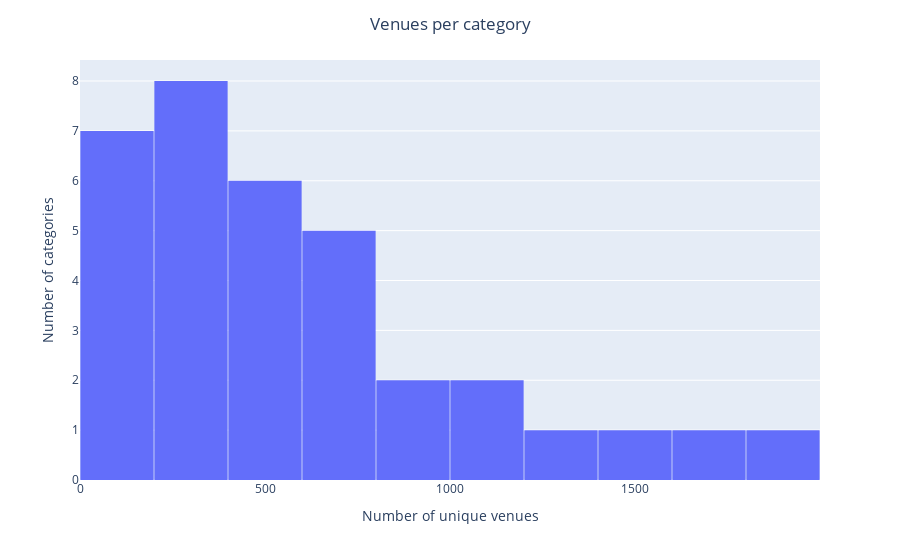

Notebook code for this chart:
### Code cell
# Plot histogram
fig = px.histogram(
    x = venues_per_cat,
    nbins  = 10,
    #// histnorm = 'percent',
    #// cumulative = True,
    template = 'plotly',
)

fig.update_layout(
    title = "Venues per category",
    title_x = 0.5,
    xaxis_title = 'Number of unique venues',
    yaxis_title = 'Number of categories',
    bargap = 0.01,
)

### Figure 1 — Plotly figure (JSON) as saved in the notebook; plotly's stock layout.template omitted (floating-point values rounded to 4 significant figures)
{"data": [{"alignmentgroup": "True", "bingroup": "x", "hovertemplate": "x=%{x}<br>count=%{y}<extra></extra>", "legendgroup": "", "marker": {"color": "#636efa"}, "name": "", "nbinsx": 10, "offsetgroup": "", "orientation": "v", "showlegend": false, "type": "histogram", "x": [1870, 1643, 1451, 1390, 1142, 1135, 936, 833, 757, 708, 664, 634, 604, 571, 554, 520, 499, 498, 485, 384, 371, 360, 301, 249, 229, 229, 213, 198, 138, 129, 125, 81, 57, 27], "xaxis": "x", "yaxis": "y"}], "layout": {"bargap": 0.01, "barmode": "relative", "legend": {"tracegroupgap": 0}, "margin": {"t": 60}, "title": {"text": "Venues per category", "x": 0.5}, "xaxis": {"anchor": "y", "domain": [0, 1], "title": {"text": "Number of unique venues"}}, "yaxis": {"anchor": "x", "domain": [0, 1], "title": {"text": "Number of categories"}}}}
